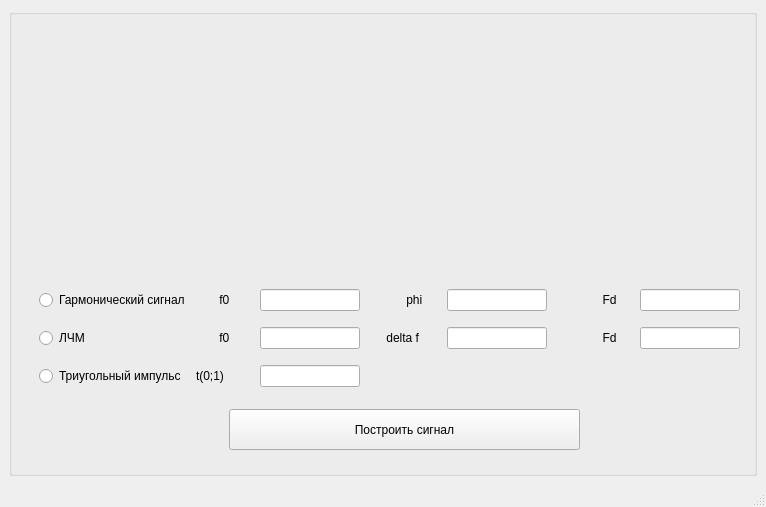
<?xml version="1.0" encoding="UTF-8"?>
<ui version="4.0">
 <class>MainWindow</class>
 <widget class="QMainWindow" name="MainWindow">
  <property name="geometry">
   <rect>
    <x>0</x>
    <y>0</y>
    <width>766</width>
    <height>507</height>
   </rect>
  </property>
  <property name="windowTitle">
   <string>MainWindow</string>
  </property>
  <widget class="QWidget" name="centralwidget">
   <layout class="QVBoxLayout" name="verticalLayout_3">
    <item>
     <widget class="QGroupBox" name="groupBox">
      <property name="title">
       <string/>
      </property>
      <widget class="QPushButton" name="start">
       <property name="geometry">
        <rect>
         <x>220</x>
         <y>400</y>
         <width>351</width>
         <height>41</height>
        </rect>
       </property>
       <property name="text">
        <string>Построить сигнал</string>
       </property>
      </widget>
      <widget class="QWidget" name="layoutWidget">
       <property name="geometry">
        <rect>
         <x>30</x>
         <y>270</y>
         <width>701</width>
         <height>120</height>
        </rect>
       </property>
       <layout class="QGridLayout" name="gridLayout">
        <item row="2" column="2">
         <widget class="QLabel" name="label_4">
          <property name="text">
           <string>t(0;1)</string>
          </property>
         </widget>
        </item>
        <item row="2" column="0" colspan="2">
         <widget class="QRadioButton" name="sig_triug">
          <property name="text">
           <string>Триугольный импульс</string>
          </property>
         </widget>
        </item>
        <item row="0" column="0" colspan="2">
         <widget class="QRadioButton" name="sig_garm">
          <property name="text">
           <string>Гармонический сигнал</string>
          </property>
         </widget>
        </item>
        <item row="0" column="5">
         <widget class="QLabel" name="label_5">
          <property name="text">
           <string>       phi</string>
          </property>
         </widget>
        </item>
        <item row="1" column="2">
         <widget class="QLabel" name="label_3">
          <property name="text">
           <string>       f0</string>
          </property>
         </widget>
        </item>
        <item row="2" column="3" colspan="2">
         <widget class="QLineEdit" name="lineEdit_7">
          <property name="maximumSize">
           <size>
            <width>100</width>
            <height>16777215</height>
           </size>
          </property>
         </widget>
        </item>
        <item row="0" column="2">
         <widget class="QLabel" name="label_2">
          <property name="text">
           <string>       f0</string>
          </property>
         </widget>
        </item>
        <item row="1" column="3" colspan="2">
         <widget class="QLineEdit" name="lineEdit_4">
          <property name="maximumSize">
           <size>
            <width>100</width>
            <height>16777215</height>
           </size>
          </property>
         </widget>
        </item>
        <item row="1" column="10">
         <widget class="QLineEdit" name="lineEdit_6">
          <property name="maximumSize">
           <size>
            <width>100</width>
            <height>16777215</height>
           </size>
          </property>
         </widget>
        </item>
        <item row="1" column="0" colspan="2">
         <widget class="QRadioButton" name="sig_lchm">
          <property name="text">
           <string>ЛЧМ</string>
          </property>
         </widget>
        </item>
        <item row="1" column="8">
         <widget class="QLabel" name="label_8">
          <property name="text">
           <string>        Fd</string>
          </property>
         </widget>
        </item>
        <item row="0" column="3" colspan="2">
         <widget class="QLineEdit" name="lineEdit_1">
          <property name="maximumSize">
           <size>
            <width>100</width>
            <height>16777215</height>
           </size>
          </property>
         </widget>
        </item>
        <item row="0" column="8">
         <widget class="QLabel" name="label_6">
          <property name="text">
           <string>        Fd</string>
          </property>
         </widget>
        </item>
        <item row="1" column="6" colspan="2">
         <widget class="QLineEdit" name="lineEdit_5">
          <property name="maximumSize">
           <size>
            <width>100</width>
            <height>16777215</height>
           </size>
          </property>
         </widget>
        </item>
        <item row="1" column="5">
         <widget class="QLabel" name="label_7">
          <property name="text">
           <string> delta f</string>
          </property>
         </widget>
        </item>
        <item row="0" column="6" colspan="2">
         <widget class="QLineEdit" name="lineEdit_2">
          <property name="maximumSize">
           <size>
            <width>100</width>
            <height>16777215</height>
           </size>
          </property>
         </widget>
        </item>
        <item row="0" column="10">
         <widget class="QLineEdit" name="lineEdit_3">
          <property name="maximumSize">
           <size>
            <width>100</width>
            <height>16777215</height>
           </size>
          </property>
         </widget>
        </item>
       </layout>
      </widget>
      <widget class="QCustomPlot" name="widget" native="true">
       <property name="geometry">
        <rect>
         <x>30</x>
         <y>10</y>
         <width>701</width>
         <height>261</height>
        </rect>
       </property>
      </widget>
     </widget>
    </item>
   </layout>
  </widget>
  <widget class="QMenuBar" name="menubar">
   <property name="geometry">
    <rect>
     <x>0</x>
     <y>0</y>
     <width>766</width>
     <height>22</height>
    </rect>
   </property>
  </widget>
  <widget class="QStatusBar" name="statusbar"/>
 </widget>
 <customwidgets>
  <customwidget>
   <class>QCustomPlot</class>
   <extends>QWidget</extends>
   <header>qcustomplot.h</header>
   <container>1</container>
  </customwidget>
 </customwidgets>
 <resources/>
 <connections/>
</ui>
